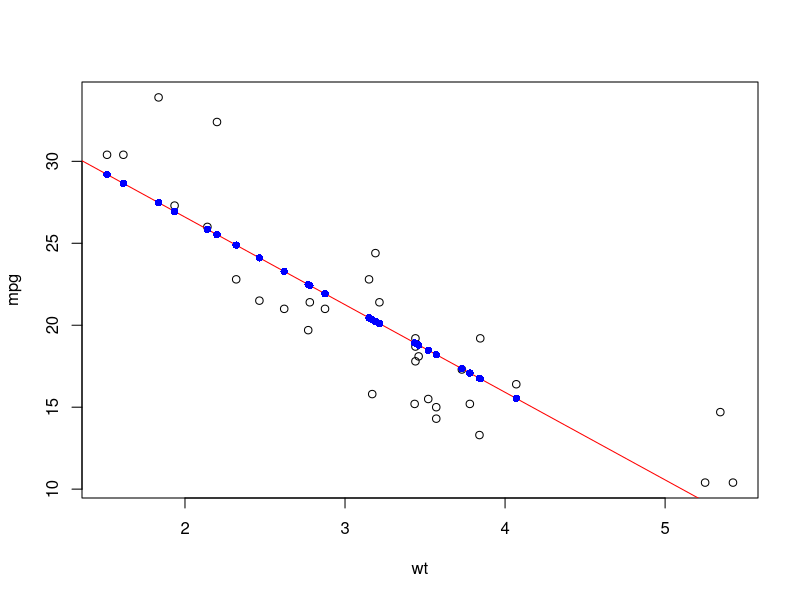

Write R code to recreate this figure. (Note: this script raises an error after producing the figure.)
mtcars
model=lm(mpg~wt, data=mtcars)
model
predic=predict(model, data=mtcars)
plot(mpg~wt, data=mtcars)
par(new=T)
abline(model,col="red")



points(mtcars$wt,predic,col="blue",pch=16)

newsls
newsls <- data.frame(wt=seq(1,25,0.5))
newsls$pred <- predict(model, newsls)
par(new=T)
points(newsls$wt, newsls$pred, col="green")
points(newsls$wt,newsls$pred,col="green",pch=6)
model=lm(mpg~wt, data=mtcars)
predic=predict(model, data=mtcars)
plot(mpg~wt, data=mtcars)
par(new=T)
abline(model,col="red")



points(mtcars$wt,predic,col="blue",pch=16)

